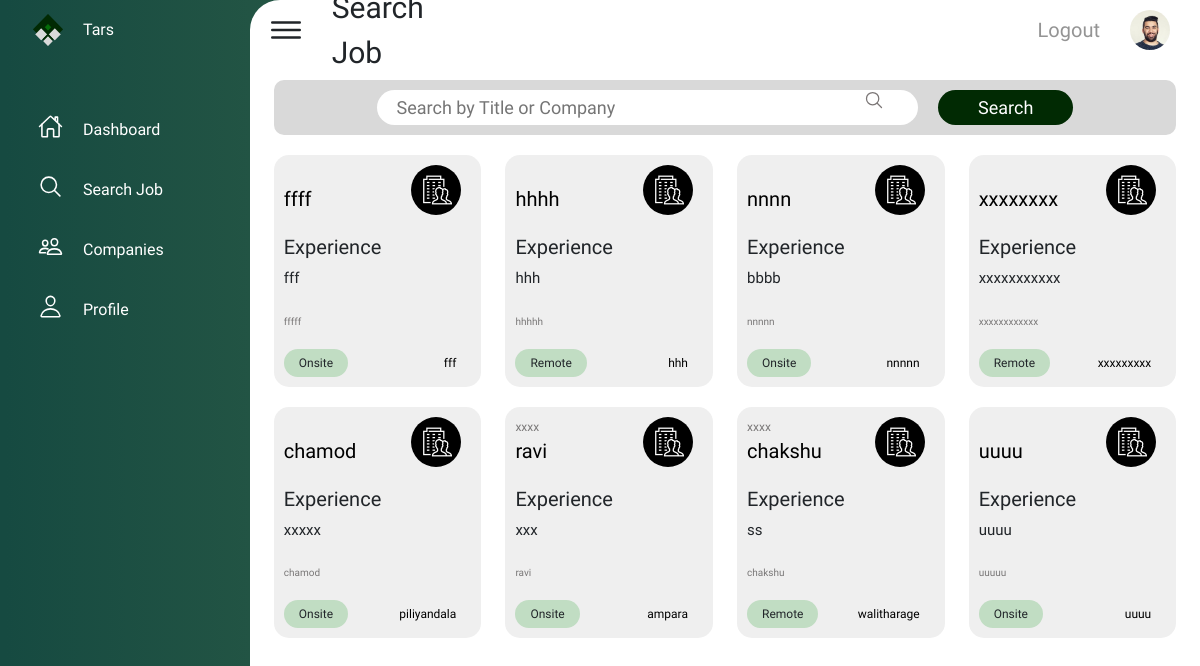
/student/student_search_job.php, run on the app's committed database.
### tables this page shows
CREATE TABLE `company_post_job` (
  `id` int(11) NOT NULL,
  `title` varchar(255) NOT NULL,
  `description` varchar(255) NOT NULL,
  `location` varchar(255) NOT NULL,
  `qualification` varchar(255) NOT NULL,
  `type` varchar(255) NOT NULL,
  `email` varchar(255) NOT NULL
);

CREATE TABLE `company_info` (
  `id` int(255) NOT NULL,
  `email` varchar(255) NOT NULL,
  `password` varchar(255) NOT NULL,
  `name` varchar(255) NOT NULL,
  `type` varchar(255) NOT NULL,
  `location` varchar(255) NOT NULL,
  `com_email` varchar(255) NOT NULL,
  `about` varchar(255) NOT NULL,
  `linkedin` varchar(255) NOT NULL,
  `twitter` varchar(255) NOT NULL
);

### student/student_search_job.php (the view, shortened to what this page needs)
<!DOCTYPE html>
<html lang="en">
<head>
    <link rel="stylesheet" href="../lib/style/student_dash.css">
    <link href="https://cdn.jsdelivr.net/npm/bootstrap@5.0.2/dist/css/bootstrap.min.css" rel="stylesheet"
>
</head>
<body>
    <div class="container1">
        <div class="navigation">
            <ul>
                <li>
                    <a href="#" class="logo">
                        <span class="icon">
                            <img src="../images/logo.png" alt="">
                        </span>
                        <span class="title">Tars</span>
                    </a>
                </li>
                <li>
                    <a href="../Student/student_dashboard.php">
                        <span class="nav-icon">
                            <ion-icon name="home-outline"></ion-icon>
                        </span>
                        <span class="title">Dashboard</span>
                    </a>
                </li>
                <li>
                    <a href="../Student/student_search_job.php">
                        <span class="nav-icon">
                            <ion-icon name="search-outline"></ion-icon>
                        </span>
                        <span class="title">Search Job</span>
                    </a>
                </li>
                <li>
                    <a href="../Student/student_companies.php">
                        <span class="nav-icon">
                            <ion-icon name="people-outline"></ion-icon>
                        </span>
                        <span class="title">Companies</span>
                    </a>
                </li>
                <li>
                    <a href="./student_profile.php">
                        <span class="nav-icon">
                            <ion-icon name="person-outline"></ion-icon>
                        </span>
                        <span class="title">Profile</span>
                    </a>
                </li>
            </ul>
        </div>
        <div class="main">
            <div class="topbar">
                <div class="toggle">
                    <ion-icon name="menu-outline"></ion-icon>
                </div>
                <div class="topic">
                </div>
                <div class="sec-1">
                    <div class="logout">
                        <a class="none" href="../login/login.php">Logout</a>
                    </div>
                    <div class="user">
                        <img src="../images/profile_photos/customer02.jpg" alt="">
                    </div>
                </div>
            </div>
            <div class="search-sec">
                <div class="search-bar">
                    <label>
                        <input type="text" placeholder="Search by Title or Company">
                        <ion-icon name="search-outline"></ion-icon>
                    </label>
                </div>
                <div class="search-button">
                    Search
                </div>
            </div>
            <div class="job-card-sec">
                <?php
                $DATABASE_HOST = 'localhost';
                $DATABASE_USER = 'root';
                $DATABASE_PASS = '';
                $DATABASE_NAME = 'tars_db';
                $con = mysqli_connect($DATABASE_HOST, $DATABASE_USER, $DATABASE_PASS, $DATABASE_NAME);
                $sql2 = "SELECT * FROM company_post_job";
                $stmt2 = $con->prepare($sql2);
                $stmt2->execute();
                $result2 = $stmt2->get_result();
                if ($result2 && mysqli_num_rows($result2) > 0) {
                    while ($row = mysqli_fetch_assoc($result2)) {
                        $email = $row['email'];
                        $name = $row['title'];
                        $des = $row['description'];
                        $loc = $row['location'];
                        $type = $row['type'];
                        $quali = $row['qualification'];
                        $sql3 = "SELECT * FROM company_info WHERE email = ?";
                        $stmt3 = $con->prepare($sql3);
                        $stmt3->bind_param('s', $email);
                        $stmt3->execute();
                        $result3 = $stmt3->get_result();
                        $row3 = $result3->fetch_assoc();
                        echo '<div class="job-card" type="button" data-bs-toggle="modal" data-bs-target="#staticBackdrop">';
                        echo '<div class="sec">';
                        echo '<span class="card-name">';
                        echo '' . $row3['name'] . '<br>';
                        echo '<span class="card-topic">' . $name . '</span>';
                        echo '</span>';
                        echo '<div class="image">';
                        echo '<img src="../images/Group 105.png" alt="">';
                        echo '</div>';
                        echo '</div>';
                        echo '<div class="price-tag"><h5>Experience</h5>' . $quali . '</div><br>';
                        echo '<div class="about">' . $des . '</div>';
                        echo '<div class="lable-bar">';
                        echo '<div>' . $type . '</div>';
                        echo '<div class="none">' . $loc . '</div>';
                        echo '</div>';
                        echo '</div>';
                    }
                } else {
                    echo "<tr><td colspan='4'>No students found.</td></tr>";
                }
                ?>
            </div>
        </div>
    </div>
</body>
</html>

### data on the page
company_post_job: title "ffff", qualification "fff", description "fffff", type "Onsite", location "fff"
company_post_job: title "hhhh", qualification "hhh", description "hhhhh", type "Remote", location "hhh"
company_post_job: title "nnnn", qualification "bbbb", description "nnnnn", type "Onsite", location "nnnnn"
company_post_job: title "xxxxxxxx", qualification "xxxxxxxxxxx", description "xxxxxxxxxxxx", type "Remote", location "xxxxxxxxx"
company_post_job: title "chamod", qualification "xxxxx", description "chamod", type "Onsite", location "piliyandala"
company_post_job: company_info.name "xxxx", title "ravi", qualification "xxx", description "ravi", type "Onsite", location "ampara"
company_post_job: company_info.name "xxxx", title "chakshu", qualification "ss", description "chakshu", type "Remote", location "walitharage"
company_post_job: title "uuuu", qualification "uuuu", description "uuuuu", type "Onsite", location "uuuu"
